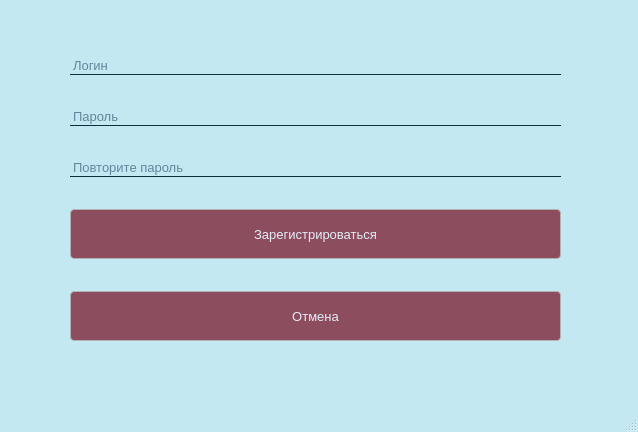
<?xml version="1.0" encoding="UTF-8"?>
<ui version="4.0">
 <class>RegistrationWindow</class>
 <widget class="QMainWindow" name="RegistrationWindow">
  <property name="geometry">
   <rect>
    <x>0</x>
    <y>0</y>
    <width>638</width>
    <height>432</height>
   </rect>
  </property>
  <property name="windowTitle">
   <string>Регистрация</string>
  </property>
  <property name="styleSheet">
   <string notr="true">QWidget:window { /* Borders around the code editor and debug window */
border: 0px solid #c4e8f2;
background-color: #c4e8f2;
}
QLabel {
background: transparent;
color: #CFD8DC; /* Not sure about this one */
}
QPushButton {
font-size: 10pt;
border: 1px solid rgba(178, 178, 178, 255);
border-radius: 4px;
background-color: #8c4d5f;
color: #e3edf7;
}
QPushButton:hover {
color: #ffffff;
}
QPushButton:pressed {
background-color: #730324;
border-style: inset;
}
QLineEdit {
font-size: 10pt;
background: transparent;
border: 1px solid transparent;
border-bottom: 1px solid #06313d;
color: #042444;
}
QLabel {
color: #06313d; 
}
QDialogButtonBox {
button-layout: 0;
}
</string>
  </property>
  <widget class="QWidget" name="centralwidget">
   <widget class="QStackedWidget" name="stackedWidget">
    <property name="geometry">
     <rect>
      <x>20</x>
      <y>10</y>
      <width>621</width>
      <height>381</height>
     </rect>
    </property>
    <property name="currentIndex">
     <number>0</number>
    </property>
    <widget class="QWidget" name="page">
     <widget class="QWidget" name="verticalLayoutWidget">
      <property name="geometry">
       <rect>
        <x>50</x>
        <y>20</y>
        <width>491</width>
        <height>341</height>
       </rect>
      </property>
      <layout class="QVBoxLayout" name="verticalLayout">
       <item>
        <widget class="QLineEdit" name="loginEdit">
         <property name="accessibleName">
          <string/>
         </property>
         <property name="placeholderText">
          <string>Логин</string>
         </property>
        </widget>
       </item>
       <item>
        <widget class="QLineEdit" name="pswdEdit1">
         <property name="echoMode">
          <enum>QLineEdit::Password</enum>
         </property>
         <property name="placeholderText">
          <string>Пароль</string>
         </property>
        </widget>
       </item>
       <item>
        <widget class="QLineEdit" name="pswdEdit2">
         <property name="echoMode">
          <enum>QLineEdit::Password</enum>
         </property>
         <property name="placeholderText">
          <string>Повторите пароль</string>
         </property>
        </widget>
       </item>
       <item>
        <widget class="QPushButton" name="pushButton">
         <property name="minimumSize">
          <size>
           <width>0</width>
           <height>50</height>
          </size>
         </property>
         <property name="text">
          <string>Зарегистрироваться</string>
         </property>
        </widget>
       </item>
       <item>
        <widget class="QPushButton" name="pushButton_4">
         <property name="minimumSize">
          <size>
           <width>0</width>
           <height>50</height>
          </size>
         </property>
         <property name="text">
          <string>Отмена</string>
         </property>
        </widget>
       </item>
      </layout>
     </widget>
    </widget>
    <widget class="QWidget" name="page_2">
     <widget class="QLabel" name="label">
      <property name="geometry">
       <rect>
        <x>70</x>
        <y>70</y>
        <width>491</width>
        <height>141</height>
       </rect>
      </property>
      <property name="text">
       <string>&lt;html&gt;&lt;head/&gt;&lt;body&gt;&lt;p align=&quot;center&quot;&gt;&lt;span style=&quot; font-size:16pt;&quot;&gt;Вы успешно зарегистрировались&lt;/span&gt;&lt;/p&gt;&lt;/body&gt;&lt;/html&gt;</string>
      </property>
     </widget>
     <widget class="QPushButton" name="pushButton_2">
      <property name="geometry">
       <rect>
        <x>220</x>
        <y>230</y>
        <width>200</width>
        <height>50</height>
       </rect>
      </property>
      <property name="text">
       <string>Ок</string>
      </property>
     </widget>
    </widget>
   </widget>
  </widget>
  <widget class="QMenuBar" name="menubar">
   <property name="geometry">
    <rect>
     <x>0</x>
     <y>0</y>
     <width>638</width>
     <height>17</height>
    </rect>
   </property>
  </widget>
  <widget class="QStatusBar" name="statusbar"/>
 </widget>
 <resources/>
 <connections/>
</ui>
